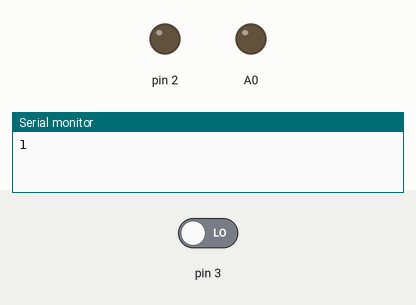
Recording of a sketch running on a simulated Arduino Uno, built with avr-gcc and run on an emulated ATmega328P. On the bench: output pins drawn as LEDs (lit = HIGH), the last lines printed to the serial monitor. The inputs (shaded band) are chosen by the test bench; at power-on: pin 3 LOW. Pins used as bus, display or sensor lines are not drawn.

Above: at 0.2 s.
At 7.1 s:
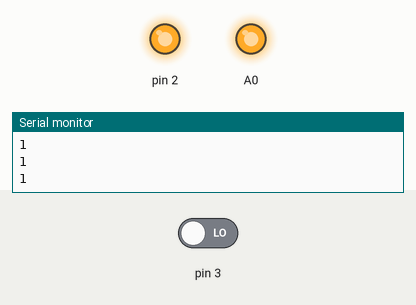
At 17.3 s:
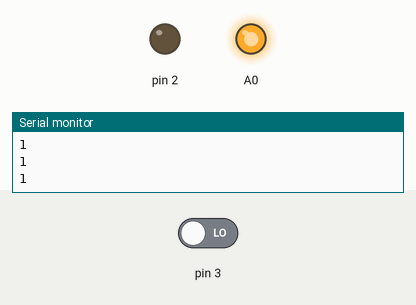
Timing chart, 0 to 18.8 s (numbered marks = the images above):
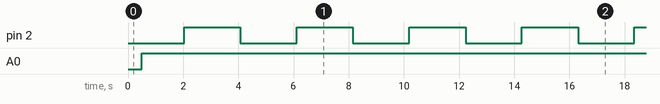

The sketch:

multiplex_test_b1.ino
```cpp
byte channel;

void setup()
{
  Serial.begin(31250);

  pinMode(0, OUTPUT);           // mulitplex channel select.
  pinMode(1, OUTPUT);
  pinMode(2, OUTPUT);

  pinMode(3, INPUT);

  channel = 0;
}

void loop()
{

  // channel 0 = volume button
  // channel 1 = tempo button
  // channel 2 = up button
  // channel 3 = down button
  // channel 4 = pattern/kit 1 button
  // channel 5 = volume LED
  // channel 6 = tempo LED
  // channel 7 = pattern/kit 1 LED.

  Serial.println(OUTPUT);
  incrementChannel();
  delay(500);

  digitalWrite(0, bitRead(channel, 0));         // bit 0
  digitalWrite(1, bitRead(channel, 1));         // bit 1
  digitalWrite(2, bitRead(channel, 2));         // bit 2

  delayMicroseconds(50);
  //Serial.println(int(digitalRead(3)));

  analogWrite(A0, 255);

  int reading1 = digitalRead(3);

  //Serial.println(OUTPUT);

  /*if(reading1 > 15)
  {
    Serial.println(int(reading1));
  }*/

  /*if(reading2 > 15)
  {
    Serial.println(int(reading2));
  }*/

  delay(10);

  // The next thing - put piezo ground on separate plane to reduce noise
}

void incrementChannel()
{
  if(channel <= 6)
  {
    channel ++;
  } else
  {
    channel = 0;
  }
}
```

Multiplexer.cpp
```cpp
#include "Multiplexer.h"

Multiplexer::Multiplexer(int pin, int numberOfChannels, int* channelDirections)
{
  m_pin = pin;
  m_numberOfChannels = numberOfChannels;
  m_channelDirections = channelDirections;
}

bool Multiplexer::isValidChannel(int channelNumber)
{
  return channelNumber <= m_numberOfChannels;
}

int Multiplexer::getDirection(int channelNumber)
{
  return m_channelDirections[channelNumber];
}
```

Multiplexer.h
```cpp
#ifndef MULTIPLEXER
#define MULTIPLEXER

class Multiplexer
{
  public:
    int m_pin;
    int m_numberOfChannels;
    int* m_channelDirections;

    Multiplexer(int pin, int numberOfChannels, int* channelDirections);
    bool isValidChannel(int channel);                                         // filter channels that are out of range.
    int getDirection(int channel);                                            // input = 0, output = 1.
};

#endif
```

Simple_Button.cpp
```cpp
#include "Simple_Button.h"

Simple_Button::Simple_Button(int debounce_milliseconds)
{
  m_debounce_ms = debounce_milliseconds;
  m_last_event_time = 0;
  m_current_state = false;
}

Simple_Button::Simple_Button(int pin, int debounce_milliseconds)
{
  m_pin = pin;
  pinMode(m_pin, INPUT);
  m_debounce_ms = debounce_milliseconds;
  m_last_event_time = 0;
  m_current_state = false;
}
```

Simple_Button.h
```cpp
#ifndef SIMPLE_BUTTON
#define SIMPLE_BUTTON
#include "Arduino.h"

class Simple_Button
{
  protected:
    int m_pin;                                        // The digital pin the button is connected to.
    int m_debounce_ms;                                // The number of milliseconds for debouncing
    unsigned long m_last_event_time;                  // Timestamp of the last event
    boolean m_current_state;                          // The current state of the button
  public:
    Simple_Button(int debounce_milliseconds);         // Present to allow base class to be initialised from shift_register button, which doesn't have a pin.
    Simple_Button(int pin, int debounce_milliseconds);
};
#endif
```

Single_Led.cpp
```cpp
#include "Single_Led.h"

Single_Led::Single_Led(){
  m_on_value = 255;
  m_flash_flag = false;
  m_currently_on = false;
  m_flash_rate_ms = 250;
}

void Single_Led::set_pinout(int pin){
  m_pin = pin;
  pinMode(m_pin, OUTPUT);
  analogWrite(m_pin, m_currently_on);
}

void Single_Led::set_on(bool _state){
  set_flashing(false); // Before doing anything, make sure flashing is switched off.

  switch(_state){
    case _OFF:
      analogWrite(m_pin, 0);
      m_currently_on = false;
      break;
    case _ON:
      analogWrite(m_pin, m_on_value);
      m_currently_on = true;
      break;
  }
}

void Single_Led::set_flashing(bool _state){
  m_flash_flag = _state;
  m_currently_on = false;
  analogWrite(m_pin, 0);
}

void Single_Led::update_flashing(){
  if(m_flash_flag == true){
    if((millis() - m_last_flash_time) > m_flash_rate_ms){
      m_currently_on = !m_currently_on;

      if(m_currently_on == true){
        analogWrite(m_pin, m_on_value);
      } else {
        analogWrite(m_pin, 0);
      }

      m_last_flash_time = millis();
    }
  }
}
```

Single_Led.h
```cpp
#ifndef SINGLE_LED
#define SINGLE_LED
#include "Arduino.h"                            // Include the header file that defines INPUT and HIGH

#define _OFF 0
#define _ON 1

class Single_Led
{
     int m_pin;
     int m_colour;
     int m_on_value;
  protected:
     bool m_currently_on;
     bool m_flash_flag;
     int m_flash_rate_ms;
     int m_last_flash_time;
  public:
    Single_Led();
    void set_pinout(int pin);
    void set_on(bool _state);
    void set_flashing(bool _state);
    void update_flashing();
};
#endif
```

Measured:
- by itself, pin 2: alternates HIGH for 2.0 s and LOW for 2.0 s
- by itself, A0: LOW → HIGH at 0.50 s
- by itself, everything shown: repeats every 16.3 s, in 8 steps
